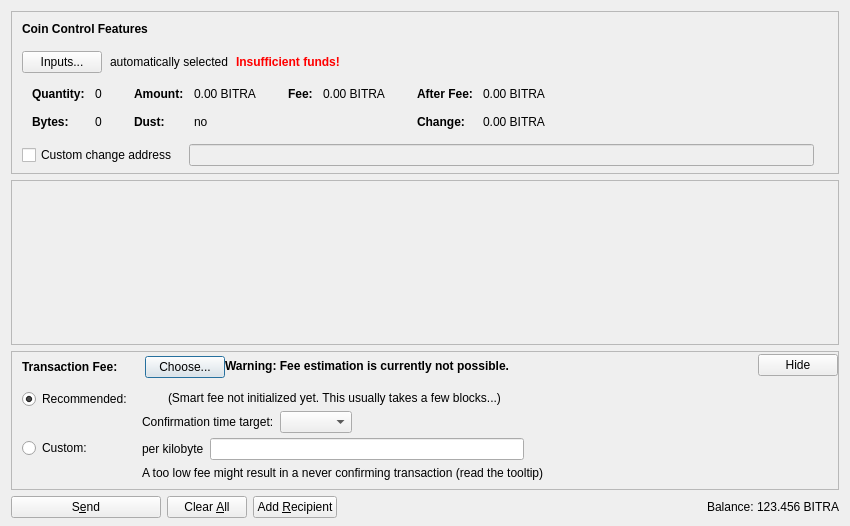
<?xml version="1.0" encoding="UTF-8"?>
<ui version="4.0">
 <class>SendCoinsDialog</class>
 <widget class="QDialog" name="SendCoinsDialog">
  <property name="geometry">
   <rect>
    <x>0</x>
    <y>0</y>
    <width>850</width>
    <height>526</height>
   </rect>
  </property>
  <property name="windowTitle">
   <string>Send Coins</string>
  </property>
  <layout class="QVBoxLayout" name="verticalLayout" stretch="0,1,0,0">
   <property name="bottomMargin">
    <number>8</number>
   </property>
   <item>
    <widget class="QFrame" name="frameCoinControl">
     <property name="sizePolicy">
      <sizepolicy hsizetype="Expanding" vsizetype="Expanding">
       <horstretch>0</horstretch>
       <verstretch>0</verstretch>
      </sizepolicy>
     </property>
     <property name="maximumSize">
      <size>
       <width>16777215</width>
       <height>16777215</height>
      </size>
     </property>
     <property name="frameShape">
      <enum>QFrame::StyledPanel</enum>
     </property>
     <property name="frameShadow">
      <enum>QFrame::Sunken</enum>
     </property>
     <layout class="QVBoxLayout" name="verticalLayoutCoinControl2">
      <property name="spacing">
       <number>0</number>
      </property>
      <property name="leftMargin">
       <number>0</number>
      </property>
      <property name="topMargin">
       <number>0</number>
      </property>
      <property name="rightMargin">
       <number>0</number>
      </property>
      <property name="bottomMargin">
       <number>6</number>
      </property>
      <item>
       <layout class="QVBoxLayout" name="verticalLayoutCoinControl" stretch="0,0,0,0,1">
        <property name="spacing">
         <number>0</number>
        </property>
        <property name="leftMargin">
         <number>10</number>
        </property>
        <property name="topMargin">
         <number>10</number>
        </property>
        <item>
         <layout class="QHBoxLayout" name="horizontalLayoutCoinControl1">
          <property name="bottomMargin">
           <number>15</number>
          </property>
          <item>
           <widget class="QLabel" name="labelCoinControlFeatures">
            <property name="sizePolicy">
             <sizepolicy hsizetype="Preferred" vsizetype="Maximum">
              <horstretch>0</horstretch>
              <verstretch>0</verstretch>
             </sizepolicy>
            </property>
            <property name="font">
             <font>
              <weight>75</weight>
              <bold>true</bold>
             </font>
            </property>
            <property name="styleSheet">
             <string notr="true">font-weight:bold;</string>
            </property>
            <property name="text">
             <string>Coin Control Features</string>
            </property>
           </widget>
          </item>
         </layout>
        </item>
        <item>
         <layout class="QHBoxLayout" name="horizontalLayoutCoinControl2" stretch="0,0,0,0">
          <property name="spacing">
           <number>8</number>
          </property>
          <property name="bottomMargin">
           <number>10</number>
          </property>
          <item>
           <widget class="QPushButton" name="pushButtonCoinControl">
            <property name="styleSheet">
             <string notr="true"/>
            </property>
            <property name="text">
             <string>Inputs...</string>
            </property>
            <property name="autoDefault">
             <bool>false</bool>
            </property>
           </widget>
          </item>
          <item>
           <widget class="QLabel" name="labelCoinControlAutomaticallySelected">
            <property name="text">
             <string>automatically selected</string>
            </property>
            <property name="margin">
             <number>5</number>
            </property>
           </widget>
          </item>
          <item>
           <widget class="QLabel" name="labelCoinControlInsuffFunds">
            <property name="font">
             <font>
              <weight>75</weight>
              <bold>true</bold>
             </font>
            </property>
            <property name="styleSheet">
             <string notr="true">color:red;font-weight:bold;</string>
            </property>
            <property name="text">
             <string>Insufficient funds!</string>
            </property>
            <property name="margin">
             <number>5</number>
            </property>
           </widget>
          </item>
          <item>
           <spacer name="horizontalSpacerCoinControl">
            <property name="orientation">
             <enum>Qt::Horizontal</enum>
            </property>
            <property name="sizeHint" stdset="0">
             <size>
              <width>40</width>
              <height>1</height>
             </size>
            </property>
           </spacer>
          </item>
         </layout>
        </item>
        <item>
         <widget class="QWidget" name="widgetCoinControl" native="true">
          <property name="sizePolicy">
           <sizepolicy hsizetype="Preferred" vsizetype="Preferred">
            <horstretch>0</horstretch>
            <verstretch>0</verstretch>
           </sizepolicy>
          </property>
          <property name="minimumSize">
           <size>
            <width>0</width>
            <height>0</height>
           </size>
          </property>
          <property name="styleSheet">
           <string notr="true"/>
          </property>
          <layout class="QHBoxLayout" name="horizontalLayoutCoinControl5">
           <property name="leftMargin">
            <number>0</number>
           </property>
           <property name="topMargin">
            <number>0</number>
           </property>
           <property name="rightMargin">
            <number>0</number>
           </property>
           <property name="bottomMargin">
            <number>0</number>
           </property>
           <item>
            <layout class="QHBoxLayout" name="horizontalLayoutCoinControl3" stretch="0,0,0,1">
             <property name="spacing">
              <number>20</number>
             </property>
             <property name="topMargin">
              <number>0</number>
             </property>
             <property name="bottomMargin">
              <number>10</number>
             </property>
             <item>
              <layout class="QFormLayout" name="formLayoutCoinControl1">
               <property name="horizontalSpacing">
                <number>10</number>
               </property>
               <property name="verticalSpacing">
                <number>14</number>
               </property>
               <property name="leftMargin">
                <number>10</number>
               </property>
               <property name="topMargin">
                <number>4</number>
               </property>
               <property name="rightMargin">
                <number>6</number>
               </property>
               <item row="0" column="0">
                <widget class="QLabel" name="labelCoinControlQuantityText">
                 <property name="font">
                  <font>
                   <weight>75</weight>
                   <bold>true</bold>
                  </font>
                 </property>
                 <property name="text">
                  <string>Quantity:</string>
                 </property>
                 <property name="margin">
                  <number>0</number>
                 </property>
                </widget>
               </item>
               <item row="0" column="1">
                <widget class="QLabel" name="labelCoinControlQuantity">
                 <property name="cursor">
                  <cursorShape>IBeamCursor</cursorShape>
                 </property>
                 <property name="contextMenuPolicy">
                  <enum>Qt::ActionsContextMenu</enum>
                 </property>
                 <property name="text">
                  <string notr="true">0</string>
                 </property>
                 <property name="margin">
                  <number>0</number>
                 </property>
                 <property name="textInteractionFlags">
                  <set>Qt::LinksAccessibleByMouse|Qt::TextSelectableByKeyboard|Qt::TextSelectableByMouse</set>
                 </property>
                </widget>
               </item>
               <item row="1" column="0">
                <widget class="QLabel" name="labelCoinControlBytesText">
                 <property name="font">
                  <font>
                   <weight>75</weight>
                   <bold>true</bold>
                  </font>
                 </property>
                 <property name="text">
                  <string>Bytes:</string>
                 </property>
                </widget>
               </item>
               <item row="1" column="1">
                <widget class="QLabel" name="labelCoinControlBytes">
                 <property name="cursor">
                  <cursorShape>IBeamCursor</cursorShape>
                 </property>
                 <property name="contextMenuPolicy">
                  <enum>Qt::ActionsContextMenu</enum>
                 </property>
                 <property name="text">
                  <string notr="true">0</string>
                 </property>
                 <property name="textInteractionFlags">
                  <set>Qt::LinksAccessibleByMouse|Qt::TextSelectableByKeyboard|Qt::TextSelectableByMouse</set>
                 </property>
                </widget>
               </item>
              </layout>
             </item>
             <item>
              <layout class="QFormLayout" name="formLayoutCoinControl2">
               <property name="horizontalSpacing">
                <number>10</number>
               </property>
               <property name="verticalSpacing">
                <number>14</number>
               </property>
               <property name="leftMargin">
                <number>6</number>
               </property>
               <property name="topMargin">
                <number>4</number>
               </property>
               <property name="rightMargin">
                <number>6</number>
               </property>
               <item row="0" column="0">
                <widget class="QLabel" name="labelCoinControlAmountText">
                 <property name="font">
                  <font>
                   <weight>75</weight>
                   <bold>true</bold>
                  </font>
                 </property>
                 <property name="text">
                  <string>Amount:</string>
                 </property>
                 <property name="margin">
                  <number>0</number>
                 </property>
                </widget>
               </item>
               <item row="0" column="1">
                <widget class="QLabel" name="labelCoinControlAmount">
                 <property name="cursor">
                  <cursorShape>IBeamCursor</cursorShape>
                 </property>
                 <property name="contextMenuPolicy">
                  <enum>Qt::ActionsContextMenu</enum>
                 </property>
                 <property name="text">
                  <string notr="true">0.00 BITRA</string>
                 </property>
                 <property name="textInteractionFlags">
                  <set>Qt::LinksAccessibleByMouse|Qt::TextSelectableByKeyboard|Qt::TextSelectableByMouse</set>
                 </property>
                </widget>
               </item>
               <item row="1" column="0">
                <widget class="QLabel" name="labelCoinControlLowOutputText">
                 <property name="font">
                  <font>
                   <weight>75</weight>
                   <bold>true</bold>
                  </font>
                 </property>
                 <property name="text">
                  <string>Dust:</string>
                 </property>
                </widget>
               </item>
               <item row="1" column="1">
                <widget class="QLabel" name="labelCoinControlLowOutput">
                 <property name="cursor">
                  <cursorShape>IBeamCursor</cursorShape>
                 </property>
                 <property name="contextMenuPolicy">
                  <enum>Qt::ActionsContextMenu</enum>
                 </property>
                 <property name="text">
                  <string notr="true">no</string>
                 </property>
                 <property name="textInteractionFlags">
                  <set>Qt::LinksAccessibleByMouse|Qt::TextSelectableByKeyboard|Qt::TextSelectableByMouse</set>
                 </property>
                </widget>
               </item>
              </layout>
             </item>
             <item>
              <layout class="QFormLayout" name="formLayoutCoinControl3">
               <property name="horizontalSpacing">
                <number>10</number>
               </property>
               <property name="verticalSpacing">
                <number>14</number>
               </property>
               <property name="leftMargin">
                <number>6</number>
               </property>
               <property name="topMargin">
                <number>4</number>
               </property>
               <property name="rightMargin">
                <number>6</number>
               </property>
               <item row="0" column="0">
                <widget class="QLabel" name="labelCoinControlFeeText">
                 <property name="font">
                  <font>
                   <weight>75</weight>
                   <bold>true</bold>
                  </font>
                 </property>
                 <property name="text">
                  <string>Fee:</string>
                 </property>
                 <property name="margin">
                  <number>0</number>
                 </property>
                </widget>
               </item>
               <item row="0" column="1">
                <widget class="QLabel" name="labelCoinControlFee">
                 <property name="cursor">
                  <cursorShape>IBeamCursor</cursorShape>
                 </property>
                 <property name="contextMenuPolicy">
                  <enum>Qt::ActionsContextMenu</enum>
                 </property>
                 <property name="text">
                  <string notr="true">0.00 BITRA</string>
                 </property>
                 <property name="textInteractionFlags">
                  <set>Qt::LinksAccessibleByMouse|Qt::TextSelectableByKeyboard|Qt::TextSelectableByMouse</set>
                 </property>
                </widget>
               </item>
              </layout>
             </item>
             <item>
              <layout class="QFormLayout" name="formLayoutCoinControl4">
               <property name="horizontalSpacing">
                <number>10</number>
               </property>
               <property name="verticalSpacing">
                <number>14</number>
               </property>
               <property name="leftMargin">
                <number>6</number>
               </property>
               <property name="topMargin">
                <number>4</number>
               </property>
               <property name="rightMargin">
                <number>6</number>
               </property>
               <item row="0" column="0">
                <widget class="QLabel" name="labelCoinControlAfterFeeText">
                 <property name="font">
                  <font>
                   <weight>75</weight>
                   <bold>true</bold>
                  </font>
                 </property>
                 <property name="text">
                  <string>After Fee:</string>
                 </property>
                 <property name="margin">
                  <number>0</number>
                 </property>
                </widget>
               </item>
               <item row="0" column="1">
                <widget class="QLabel" name="labelCoinControlAfterFee">
                 <property name="cursor">
                  <cursorShape>IBeamCursor</cursorShape>
                 </property>
                 <property name="contextMenuPolicy">
                  <enum>Qt::ActionsContextMenu</enum>
                 </property>
                 <property name="text">
                  <string notr="true">0.00 BITRA</string>
                 </property>
                 <property name="textInteractionFlags">
                  <set>Qt::LinksAccessibleByMouse|Qt::TextSelectableByKeyboard|Qt::TextSelectableByMouse</set>
                 </property>
                </widget>
               </item>
               <item row="1" column="0">
                <widget class="QLabel" name="labelCoinControlChangeText">
                 <property name="font">
                  <font>
                   <weight>75</weight>
                   <bold>true</bold>
                  </font>
                 </property>
                 <property name="text">
                  <string>Change:</string>
                 </property>
                </widget>
               </item>
               <item row="1" column="1">
                <widget class="QLabel" name="labelCoinControlChange">
                 <property name="cursor">
                  <cursorShape>IBeamCursor</cursorShape>
                 </property>
                 <property name="contextMenuPolicy">
                  <enum>Qt::ActionsContextMenu</enum>
                 </property>
                 <property name="text">
                  <string notr="true">0.00 BITRA</string>
                 </property>
                 <property name="textInteractionFlags">
                  <set>Qt::LinksAccessibleByMouse|Qt::TextSelectableByKeyboard|Qt::TextSelectableByMouse</set>
                 </property>
                </widget>
               </item>
              </layout>
             </item>
            </layout>
           </item>
          </layout>
         </widget>
        </item>
        <item>
         <layout class="QHBoxLayout" name="horizontalLayoutCoinControl4" stretch="0,0,0">
          <property name="spacing">
           <number>12</number>
          </property>
          <property name="sizeConstraint">
           <enum>QLayout::SetDefaultConstraint</enum>
          </property>
          <property name="topMargin">
           <number>5</number>
          </property>
          <property name="rightMargin">
           <number>5</number>
          </property>
          <item>
           <widget class="QCheckBox" name="checkBoxCoinControlChange">
            <property name="toolTip">
             <string>If this is activated, but the change address is empty or invalid, change will be sent to a newly generated address.</string>
            </property>
            <property name="text">
             <string>Custom change address</string>
            </property>
           </widget>
          </item>
          <item>
           <widget class="QValidatedLineEdit" name="lineEditCoinControlChange">
            <property name="enabled">
             <bool>false</bool>
            </property>
            <property name="sizePolicy">
             <sizepolicy hsizetype="Expanding" vsizetype="Fixed">
              <horstretch>0</horstretch>
              <verstretch>0</verstretch>
             </sizepolicy>
            </property>
           </widget>
          </item>
          <item>
           <widget class="QLabel" name="labelCoinControlChangeLabel">
            <property name="sizePolicy">
             <sizepolicy hsizetype="Preferred" vsizetype="Expanding">
              <horstretch>0</horstretch>
              <verstretch>0</verstretch>
             </sizepolicy>
            </property>
            <property name="minimumSize">
             <size>
              <width>0</width>
              <height>0</height>
             </size>
            </property>
            <property name="text">
             <string/>
            </property>
            <property name="margin">
             <number>3</number>
            </property>
           </widget>
          </item>
         </layout>
        </item>
        <item>
         <spacer name="verticalSpacerCoinControl">
          <property name="orientation">
           <enum>Qt::Vertical</enum>
          </property>
          <property name="sizeHint" stdset="0">
           <size>
            <width>800</width>
            <height>1</height>
           </size>
          </property>
         </spacer>
        </item>
       </layout>
      </item>
     </layout>
    </widget>
   </item>
   <item>
    <widget class="QScrollArea" name="scrollArea">
     <property name="widgetResizable">
      <bool>true</bool>
     </property>
     <widget class="QWidget" name="scrollAreaWidgetContents">
      <property name="geometry">
       <rect>
        <x>0</x>
        <y>0</y>
        <width>830</width>
        <height>104</height>
       </rect>
      </property>
      <layout class="QVBoxLayout" name="verticalLayout_2" stretch="0,1">
       <property name="leftMargin">
        <number>0</number>
       </property>
       <property name="topMargin">
        <number>0</number>
       </property>
       <property name="rightMargin">
        <number>0</number>
       </property>
       <property name="bottomMargin">
        <number>0</number>
       </property>
       <item>
        <layout class="QVBoxLayout" name="entries">
         <property name="spacing">
          <number>6</number>
         </property>
        </layout>
       </item>
       <item>
        <spacer name="verticalSpacer">
         <property name="orientation">
          <enum>Qt::Vertical</enum>
         </property>
         <property name="sizeHint" stdset="0">
          <size>
           <width>20</width>
           <height>40</height>
          </size>
         </property>
        </spacer>
       </item>
      </layout>
     </widget>
    </widget>
   </item>
   <item>
    <widget class="QFrame" name="frameFee">
     <property name="sizePolicy">
      <sizepolicy hsizetype="Expanding" vsizetype="Expanding">
       <horstretch>0</horstretch>
       <verstretch>0</verstretch>
      </sizepolicy>
     </property>
     <property name="maximumSize">
      <size>
       <width>16777215</width>
       <height>16777215</height>
      </size>
     </property>
     <property name="frameShape">
      <enum>QFrame::StyledPanel</enum>
     </property>
     <property name="frameShadow">
      <enum>QFrame::Sunken</enum>
     </property>
     <layout class="QVBoxLayout" name="verticalLayoutFee1">
      <property name="spacing">
       <number>0</number>
      </property>
      <property name="leftMargin">
       <number>0</number>
      </property>
      <property name="topMargin">
       <number>0</number>
      </property>
      <property name="rightMargin">
       <number>0</number>
      </property>
      <property name="bottomMargin">
       <number>0</number>
      </property>
      <item>
       <layout class="QVBoxLayout" name="verticalLayoutFee2" stretch="0,0,0">
        <property name="spacing">
         <number>0</number>
        </property>
        <property name="leftMargin">
         <number>10</number>
        </property>
        <property name="topMargin">
         <number>0</number>
        </property>
        <item>
         <layout class="QHBoxLayout" name="horizontalLayoutFee1">
          <property name="bottomMargin">
           <number>0</number>
          </property>
          <item>
           <layout class="QVBoxLayout" name="verticalLayoutFee7">
            <property name="spacing">
             <number>0</number>
            </property>
            <item>
             <spacer name="verticalSpacerSmartFee">
              <property name="orientation">
               <enum>Qt::Vertical</enum>
              </property>
              <property name="sizeType">
               <enum>QSizePolicy::Fixed</enum>
              </property>
              <property name="sizeHint" stdset="0">
               <size>
                <width>1</width>
                <height>4</height>
               </size>
              </property>
             </spacer>
            </item>
            <item>
             <layout class="QHBoxLayout" name="horizontalLayoutSmartFee">
              <property name="spacing">
               <number>10</number>
              </property>
              <item>
               <widget class="QLabel" name="labelFeeHeadline">
                <property name="sizePolicy">
                 <sizepolicy hsizetype="Preferred" vsizetype="Maximum">
                  <horstretch>0</horstretch>
                  <verstretch>0</verstretch>
                 </sizepolicy>
                </property>
                <property name="font">
                 <font>
                  <weight>75</weight>
                  <bold>true</bold>
                 </font>
                </property>
                <property name="styleSheet">
                 <string notr="true">font-weight:bold;</string>
                </property>
                <property name="text">
                 <string>Transaction Fee:</string>
                </property>
               </widget>
              </item>
              <item>
               <widget class="QLabel" name="labelFeeMinimized">
                <property name="text">
                 <string/>
                </property>
               </widget>
              </item>
              <item>
               <widget class="QPushButton" name="buttonChooseFee">
                <property name="text">
                 <string>Choose...</string>
                </property>
               </widget>
              </item>
             </layout>
            </item>
            <item>
             <spacer name="verticalSpacer_5">
              <property name="orientation">
               <enum>Qt::Vertical</enum>
              </property>
              <property name="sizeHint" stdset="0">
               <size>
                <width>1</width>
                <height>1</height>
               </size>
              </property>
             </spacer>
            </item>
           </layout>
          </item>
          <item>
           <widget class="QLabel" name="fallbackFeeWarningLabel">
            <property name="toolTip">
             <string>Using the fallbackfee can result in sending a transaction that will take several hours or days (or never) to confirm. Consider choosing your fee manually or wait until you have validated the complete chain.</string>
            </property>
            <property name="font">
            <font>
                <weight>75</weight>
                <bold>true</bold>
            </font>
            </property>
            <property name="text">
             <string>Warning: Fee estimation is currently not possible.</string>
            </property>
            <property name="wordWrap">
             <bool>false</bool>
            </property>
           </widget>
          </item>
          <item>
           <spacer name="horizontalSpacer_4">
            <property name="orientation">
             <enum>Qt::Horizontal</enum>
            </property>
            <property name="sizeType">
             <enum>QSizePolicy::MinimumExpanding</enum>
            </property>
            <property name="sizeHint" stdset="0">
             <size>
              <width>40</width>
              <height>20</height>
             </size>
            </property>
           </spacer>
          </item>
          <item>
           <widget class="QPushButton" name="buttonMinimizeFee">
            <property name="toolTip">
             <string>collapse fee-settings</string>
            </property>
            <property name="text">
             <string>Hide</string>
            </property>
           </widget>
          </item>
         </layout>
        </item>
        <item>
         <widget class="QFrame" name="frameFeeSelection">
          <layout class="QVBoxLayout" name="verticalLayoutFee12">
           <property name="spacing">
            <number>0</number>
           </property>
           <property name="leftMargin">
            <number>0</number>
           </property>
           <property name="topMargin">
            <number>0</number>
           </property>
           <property name="rightMargin">
            <number>0</number>
           </property>
           <property name="bottomMargin">
            <number>0</number>
           </property>
           <item>
            <layout class="QGridLayout" name="gridLayoutFee">
             <property name="topMargin">
              <number>10</number>
             </property>
             <property name="bottomMargin">
              <number>4</number>
             </property>
             <property name="horizontalSpacing">
              <number>10</number>
             </property>
             <property name="verticalSpacing">
              <number>4</number>
             </property>
             <item row="1" column="1">
              <layout class="QVBoxLayout" name="verticalLayoutFee8">
               <property name="spacing">
                <number>6</number>
               </property>
               <item>
                <layout class="QHBoxLayout" name="horizontalLayoutFee13">
                 <item>
                  <widget class="QLabel" name="labelCustomPerKilobyte">
                   <property name="toolTip">
                    <string>Specify a custom fee per kB (1,000 bytes) of the transaction's virtual size.

Note:  Since the fee is calculated on a per-byte basis, a fee of "100 satoshis per kB" for a transaction size of 500 bytes (half of 1 kB) would ultimately yield a fee of only 50 satoshis.</string>
                   </property>
                   <property name="text">
                    <string>per kilobyte</string>
                   </property>
                  </widget>
                 </item>
                 <item>
                  <widget class="BitcoinAmountField" name="customFee"/>
                 </item>
                 <item>
                  <spacer name="horizontalSpacer_6">
                   <property name="orientation">
                    <enum>Qt::Horizontal</enum>
                   </property>
                   <property name="sizeHint" stdset="0">
                    <size>
                     <width>1</width>
                     <height>1</height>
                    </size>
                   </property>
                  </spacer>
                 </item>
                </layout>
               </item>
               <item>
                <layout class="QHBoxLayout" name="horizontalLayoutFee8">
                 <item>
                  <widget class="QLabel" name="labelCustomFeeWarning">
                   <property name="enabled">
                    <bool>true</bool>
                   </property>
                   <property name="toolTip">
                    <string>When there is less transaction volume than space in the blocks, miners as well as relaying nodes may enforce a minimum fee. Paying only this minimum fee is just fine, but be aware that this can result in a never confirming transaction once there is more demand for bitranium transactions than the network can process.</string>
                   </property>
                   <property name="text">
                    <string>A too low fee might result in a never confirming transaction (read the tooltip)</string>
                   </property>
                  </widget>
                 </item>
                 <item>
                  <spacer name="horizontalSpacer_2">
                   <property name="orientation">
                    <enum>Qt::Horizontal</enum>
                   </property>
                   <property name="sizeHint" stdset="0">
                    <size>
                     <width>1</width>
                     <height>1</height>
                    </size>
                   </property>
                  </spacer>
                 </item>
                </layout>
               </item>
              </layout>
             </item>
             <item row="0" column="0">
              <layout class="QVBoxLayout" name="verticalLayoutFee4" stretch="0,1">
               <item>
                <widget class="QRadioButton" name="radioSmartFee">
                 <property name="text">
                  <string>Recommended:</string>
                 </property>
                 <property name="checked">
                  <bool>true</bool>
                 </property>
                 <attribute name="buttonGroup">
                  <string notr="true">groupFee</string>
                 </attribute>
                </widget>
               </item>
               <item>
                <spacer name="verticalSpacer_2">
                 <property name="orientation">
                  <enum>Qt::Vertical</enum>
                 </property>
                 <property name="sizeHint" stdset="0">
                  <size>
                   <width>1</width>
                   <height>1</height>
                  </size>
                 </property>
                </spacer>
               </item>
              </layout>
             </item>
             <item row="1" column="0">
              <layout class="QVBoxLayout" name="verticalLayoutFee9" stretch="0,1">
               <item>
                <widget class="QRadioButton" name="radioCustomFee">
                 <property name="text">
                  <string>Custom:</string>
                 </property>
                 <attribute name="buttonGroup">
                  <string notr="true">groupFee</string>
                 </attribute>
                </widget>
               </item>
               <item>
                <spacer name="verticalSpacer_6">
                 <property name="orientation">
                  <enum>Qt::Vertical</enum>
                 </property>
                 <property name="sizeHint" stdset="0">
                  <size>
                   <width>1</width>
                   <height>1</height>
                  </size>
                 </property>
                </spacer>
               </item>
              </layout>
             </item>
             <item row="0" column="1">
              <layout class="QVBoxLayout" name="verticalLayoutFee3" stretch="0,0,1">
               <property name="spacing">
                <number>6</number>
               </property>
               <property name="topMargin">
                <number>2</number>
               </property>
               <item>
                <layout class="QHBoxLayout" name="horizontalLayoutFee12">
                 <item>
                  <widget class="QLabel" name="labelSmartFee">
                   <property name="text">
                    <string/>
                   </property>
                  </widget>
                 </item>
                 <item>
                  <widget class="QLabel" name="labelFeeEstimation">
                   <property name="text">
                    <string/>
                   </property>
                  </widget>
                 </item>
                 <item>
                  <widget class="QLabel" name="labelSmartFee2">
                   <property name="text">
                    <string>(Smart fee not initialized yet. This usually takes a few blocks...)</string>
                   </property>
                  </widget>
                 </item>
                 <item>
                  <spacer name="horizontalSpacer_5">
                   <property name="orientation">
                    <enum>Qt::Horizontal</enum>
                   </property>
                   <property name="sizeHint" stdset="0">
                    <size>
                     <width>1</width>
                     <height>1</height>
                    </size>
                   </property>
                  </spacer>
                 </item>
                </layout>
               </item>
               <item>
                <layout class="QHBoxLayout" name="horizontalLayoutFee9">
                 <item>
                  <layout class="QVBoxLayout" name="verticalLayoutFee6">
                   <item>
                    <widget class="QLabel" name="labelSmartFee3">
                     <property name="text">
                      <string>Confirmation time target:</string>
                     </property>
                    </widget>
                   </item>
                  </layout>
                 </item>
                 <item>
                  <layout class="QVBoxLayout" name="verticalLayoutFee5">
                   <property name="rightMargin">
                    <number>30</number>
                   </property>
                   <item>
                    <layout class="QHBoxLayout" name="horizontalLayoutConfTarget">
                     <property name="bottomMargin">
                      <number>0</number>
                     </property>
                     <item>
                      <widget class="QComboBox" name="confTargetSelector"/>
                     </item>
                     <item>
                      <spacer name="horizontalSpacerConfTarget">
                       <property name="orientation">
                        <enum>Qt::Horizontal</enum>
                       </property>
                       <property name="sizeHint" stdset="0">
                        <size>
                         <width>40</width>
                         <height>20</height>
                        </size>
                       </property>
                      </spacer>
                     </item>
                    </layout>
                   </item>
                  </layout>
                 </item>
                </layout>
               </item>
               <item>
                <spacer name="verticalSpacer_4">
                 <property name="orientation">
                  <enum>Qt::Vertical</enum>
                 </property>
                 <property name="sizeHint" stdset="0">
                  <size>
                   <width>1</width>
                   <height>1</height>
                  </size>
                 </property>
                </spacer>
               </item>
              </layout>
             </item>
            </layout>
           </item>
          </layout>
         </widget>
        </item>
        <item>
         <spacer name="verticalSpacerFee">
          <property name="orientation">
           <enum>Qt::Vertical</enum>
          </property>
          <property name="sizeHint" stdset="0">
           <size>
            <width>40</width>
            <height>5</height>
           </size>
          </property>
         </spacer>
        </item>
       </layout>
      </item>
     </layout>
    </widget>
   </item>
   <item>
    <layout class="QHBoxLayout" name="horizontalLayout">
     <item>
      <widget class="QPushButton" name="sendButton">
       <property name="minimumSize">
        <size>
         <width>150</width>
         <height>0</height>
        </size>
       </property>
       <property name="toolTip">
        <string>Confirm the send action</string>
       </property>
       <property name="text">
        <string>S&amp;end</string>
       </property>
       <property name="icon">
        <iconset resource="../bitcoin.qrc">
         <normaloff>:/icons/send</normaloff>:/icons/send</iconset>
       </property>
       <property name="autoDefault">
        <bool>false</bool>
       </property>
       <property name="default">
        <bool>false</bool>
       </property>
      </widget>
     </item>
     <item>
      <widget class="QPushButton" name="clearButton">
       <property name="sizePolicy">
        <sizepolicy hsizetype="Minimum" vsizetype="Fixed">
         <horstretch>0</horstretch>
         <verstretch>0</verstretch>
        </sizepolicy>
       </property>
       <property name="toolTip">
        <string>Clear all fields of the form.</string>
       </property>
       <property name="text">
        <string>Clear &amp;All</string>
       </property>
       <property name="icon">
        <iconset resource="../bitcoin.qrc">
         <normaloff>:/icons/remove</normaloff>:/icons/remove</iconset>
       </property>
       <property name="autoDefault">
        <bool>false</bool>
       </property>
      </widget>
     </item>
     <item>
      <widget class="QPushButton" name="addButton">
       <property name="toolTip">
        <string>Send to multiple recipients at once</string>
       </property>
       <property name="text">
        <string>Add &amp;Recipient</string>
       </property>
       <property name="icon">
        <iconset resource="../bitcoin.qrc">
         <normaloff>:/icons/add</normaloff>:/icons/add</iconset>
       </property>
       <property name="autoDefault">
        <bool>false</bool>
       </property>
      </widget>
     </item>
     <item>
      <spacer name="horizontalSpacer">
       <property name="orientation">
        <enum>Qt::Horizontal</enum>
       </property>
       <property name="sizeHint" stdset="0">
        <size>
         <width>40</width>
         <height>20</height>
        </size>
       </property>
      </spacer>
     </item>
     <item>
      <layout class="QHBoxLayout" name="horizontalLayout_2">
       <property name="spacing">
        <number>3</number>
       </property>
       <item>
        <widget class="QLabel" name="label">
         <property name="sizePolicy">
          <sizepolicy hsizetype="Preferred" vsizetype="Fixed">
           <horstretch>0</horstretch>
           <verstretch>0</verstretch>
          </sizepolicy>
         </property>
         <property name="text">
          <string>Balance:</string>
         </property>
        </widget>
       </item>
       <item>
        <widget class="QLabel" name="labelBalance">
         <property name="sizePolicy">
          <sizepolicy hsizetype="Preferred" vsizetype="Fixed">
           <horstretch>0</horstretch>
           <verstretch>0</verstretch>
          </sizepolicy>
         </property>
         <property name="cursor">
          <cursorShape>IBeamCursor</cursorShape>
         </property>
         <property name="text">
          <string notr="true">123.456 BITRA</string>
         </property>
         <property name="textInteractionFlags">
          <set>Qt::LinksAccessibleByMouse|Qt::TextSelectableByKeyboard|Qt::TextSelectableByMouse</set>
         </property>
        </widget>
       </item>
      </layout>
     </item>
    </layout>
   </item>
  </layout>
 </widget>
 <customwidgets>
  <customwidget>
   <class>QValidatedLineEdit</class>
   <extends>QLineEdit</extends>
   <header>qt/qvalidatedlineedit.h</header>
  </customwidget>
  <customwidget>
   <class>BitcoinAmountField</class>
   <extends>QLineEdit</extends>
   <header>qt/bitcoinamountfield.h</header>
   <container>1</container>
  </customwidget>
 </customwidgets>
 <resources>
  <include location="../bitcoin.qrc"/>
 </resources>
 <connections/>
 <buttongroups>
  <buttongroup name="groupFee"/>
 </buttongroups>
</ui>
